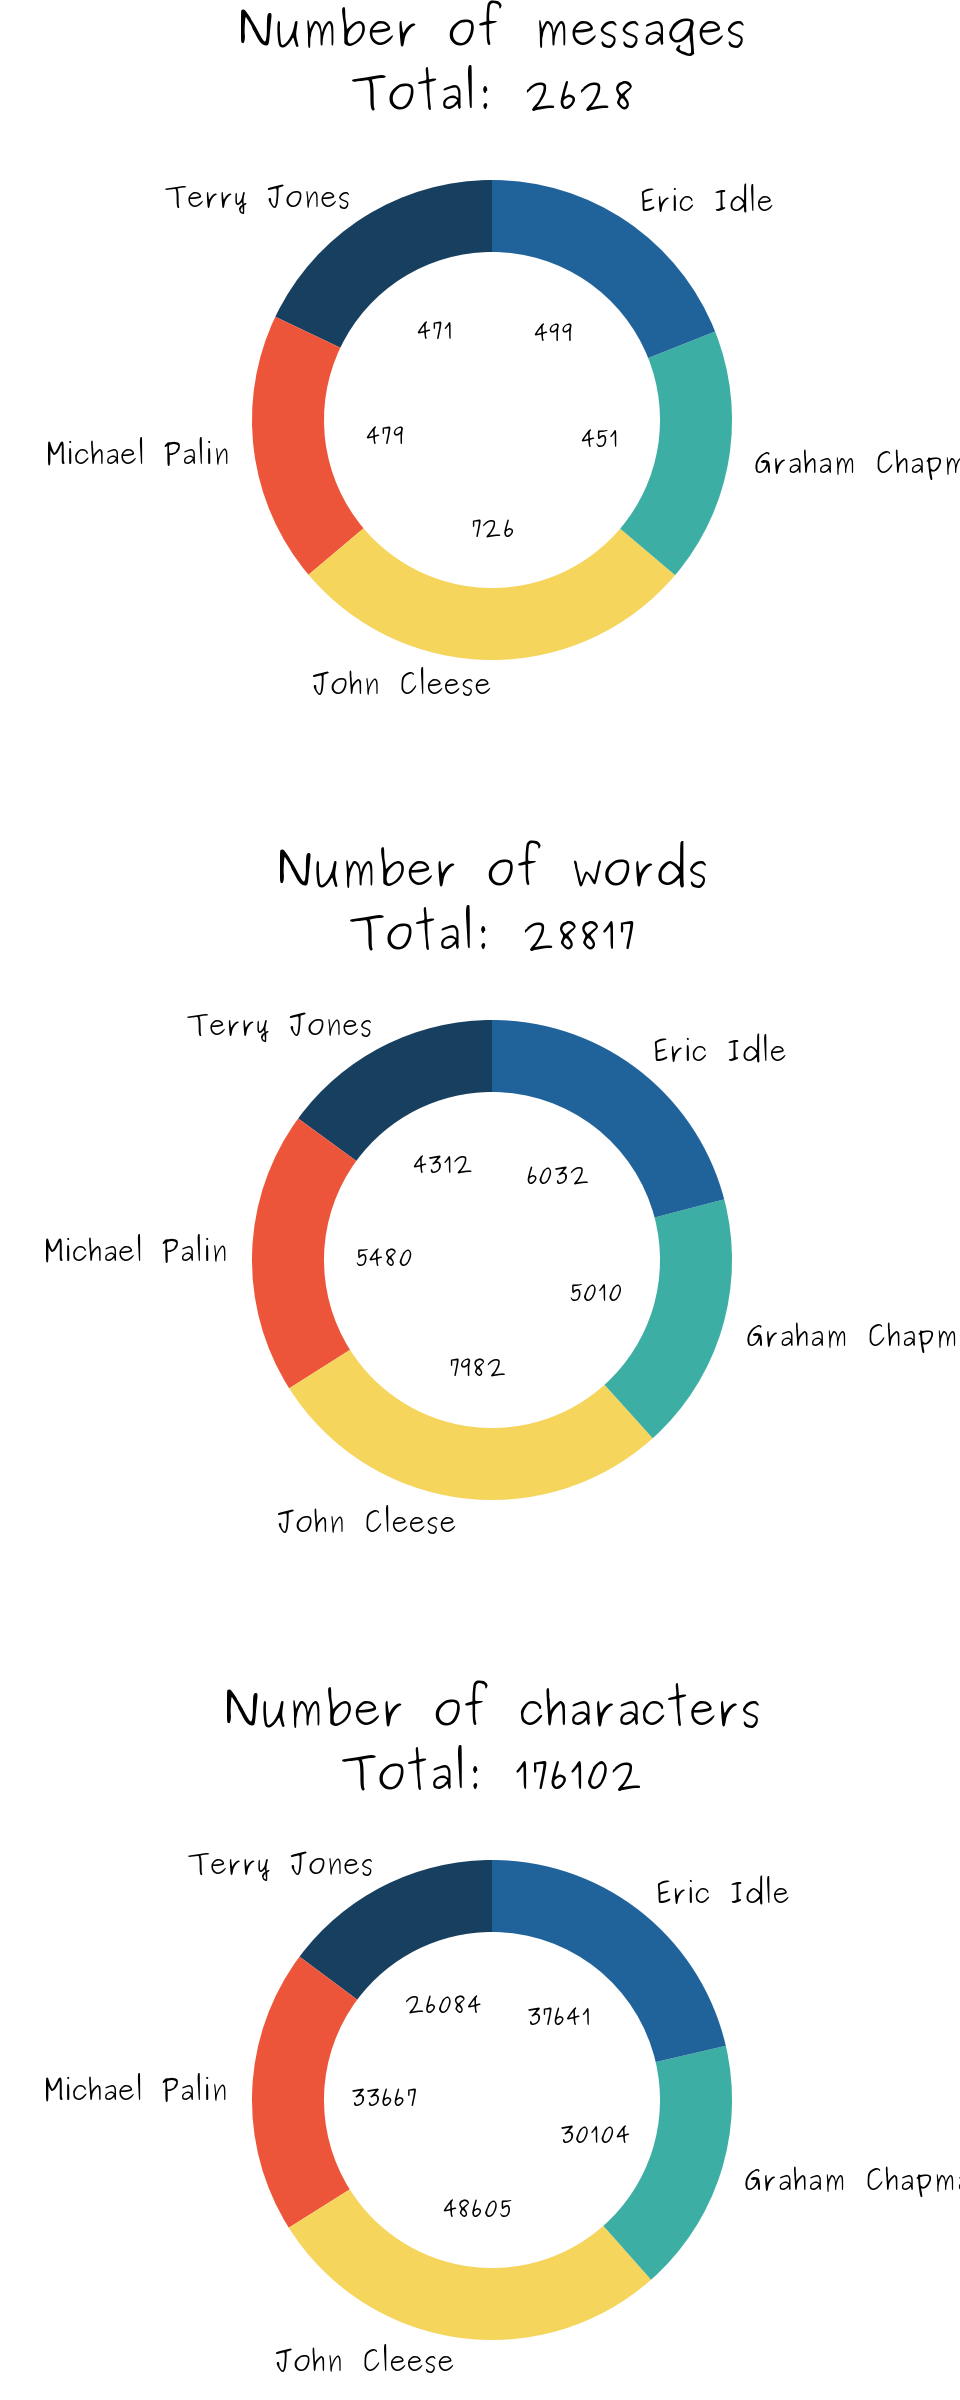

Here is the Python script that generated this plot:
import matplotlib.pyplot as plt

from chatviz.plotting import plot_donuts
from chatviz.utils import load_example_chat_data

plt.rcParams["font.size"] = 25
plt.rcParams["axes.titlesize"] = 40
plt.rcParams["figure.figsize"] = [12, 30]
plt.rcParams["font.family"] = "Purisa"

df = load_example_chat_data()
fig, ax = plt.subplots(3, 1)
palette = ["#20639B", "#3CAEA3", "#F6D55C", "#ED553B", "#173F5F"]
plot_donuts(df, show_ylabels=True, ax=ax, colors=palette)
plt.subplots_adjust(hspace=0.4, top=0.95, bottom=0)
plt.show()
